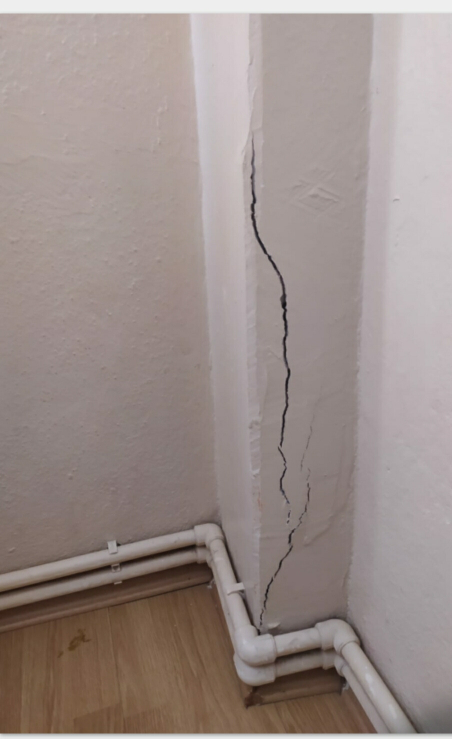
#> input picture images/image1.jpeg, 904 x 1477 px (shown at 1/2 size)
$ python Main.py images/image1.jpeg   (older library calls are emulated)
#> lines starting #> are read from the running program, lines starting #| are printed output that depends on the picture; after the words box and inside, x2 and y2 are one past the last pixel; in counts of white or black regions, pixels touching at a corner belong together
### Opencv/preprocessing.py
"""
Görüntü Ön İşleme Modülü
Bina duvarları ve kolonlar üzerindeki çatlak ve nem tespiti için görüntü hazırlama
"""

import cv2
import numpy as np


def load_image(image_path, resize_width=None):
    """
    Görüntüyü yükle ve opsiyonel olarak yeniden boyutlandır

    Args:
        image_path (str): Görüntü dosyasının yolu
        resize_width (int): Yeniden boyutlandırma genişliği (None ise orijinal boyut)

    Returns:
        numpy.ndarray: Yüklenen görüntü
    """
#> called with image_path = 'images/image1.jpeg', resize_width = 800
    image = cv2.imread(image_path)
#> image is the input picture: shape (1477, 904, 3); mean B, G, R 138.7, 142.4, 155.3

    if image is None:
        raise FileNotFoundError(f"Görüntü bulunamadı: {image_path}")

    if resize_width is not None:
        height = int(image.shape[0] * (resize_width / image.shape[1]))
        image = cv2.resize(image, (resize_width, height))
#> image: shape (1307, 800, 3)

    return image


def to_grayscale(image):
    """
    Renkli görüntüyü gri tona dönüştür

    Args:
        image (numpy.ndarray): Giriş görüntüsü

    Returns:
        numpy.ndarray: Gri tonlu görüntü
    """
    return cv2.cvtColor(image, cv2.COLOR_BGR2GRAY)


def apply_bilateral_filter(image, d=9, sigma_color=75, sigma_space=75):
    """
    İkili filtre uygula - kenarları korurken gürültü azalt

    Args:
        image (numpy.ndarray): Giriş görüntüsü
        d (int): Çap (9 önerilir)
        sigma_color (int): Renk uzayında sigma
        sigma_space (int): Koordinat uzayında sigma

    Returns:
        numpy.ndarray: Filtrelenmiş görüntü
    """
#> called with d = 9, sigma_color = 75, sigma_space = 75
    if len(image.shape) == 3:  # Renkli görüntü ise
        return cv2.bilateralFilter(image, d, sigma_color, sigma_space)
    else:  # Gri görüntü ise
        return cv2.bilateralFilter(image, d, sigma_color, sigma_space)


# [39 lines left out: functions apply_clahe, apply_morphological_operations, not called in this run]


def normalize_image(image):
    """
    Görüntüyü normalize et (0-255 aralığına)

    Args:
        image (numpy.ndarray): Giriş görüntüsü

    Returns:
        numpy.ndarray: Normalize edilmiş görüntü
    """
    if image.dtype == np.float32 or image.dtype == np.float64:
        return cv2.normalize(image, None, 0, 255, cv2.NORM_MINMAX).astype(np.uint8)
    return image


def preprocess_image(image_path, resize_width=800, clahe_clip_limit=5.0, clahe_tile_size=(4, 4)):
    """
    Tam ön işleme pipeline'ı

    Args:
        image_path (str): Görüntü dosyası yolu
        resize_width (int): Yeniden boyutlandırma genişliği
        clahe_clip_limit (float): CLAHE clip limit
        clahe_tile_size (tuple): CLAHE tile size

    Returns:
        tuple: (orijinal görüntü, gri görüntü, ön işlenmiş görüntü)
    """
    # Görüntüyü yükle
    original = load_image(image_path, resize_width=resize_width)

    # Gri tona dönüştür
    gray = to_grayscale(original)

    # İkili filtreyi uygula
    filtered = apply_bilateral_filter(gray)

    # CLAHE uygula - parametreleri güncelle
    clahe = cv2.createCLAHE(clipLimit=clahe_clip_limit, tileGridSize=clahe_tile_size)
    enhanced = clahe.apply(filtered)
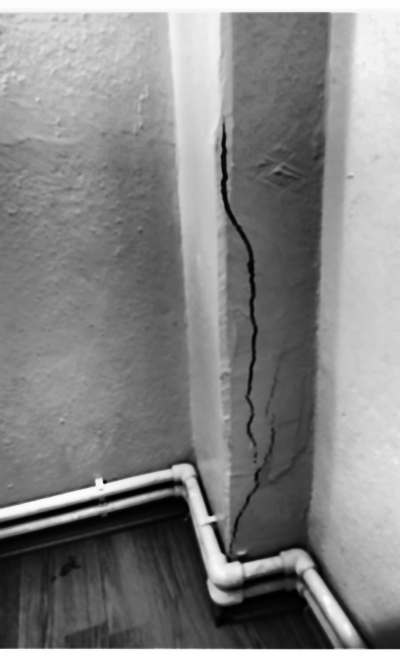
#> enhanced: shape (1307, 800) (shown at 1/2 size); min 0, max 255, mean 131.4

    # Normalize et
    processed = normalize_image(enhanced)

    return original, gray, processed

### Opencv/crack_detection.py
"""
Çatlak Tespiti Modülü
Bina duvarları ve kolonlar üzerindeki çatlakları tespit eder
"""

import cv2
import numpy as np


# [182 lines left out: functions detect_edges_canny, detect_edges_sobel, detect_edges_laplacian, remove_noise_from_edges, find_cracks, not called in this run]


def draw_cracks(image, cracks, color=(0, 255, 0), thickness=2):
    """
    Tespit edilen çatlakları görüntüye çiz

    Args:
        image (numpy.ndarray): Orijinal görüntü
        cracks (list): Çatlak konturları
        color (tuple): BGR renk kodu
        thickness (int): Çizgi kalınlığı

    Returns:
        numpy.ndarray: Çatlakları işaretlenmiş görüntü
    """
    result = image.copy()
    cv2.drawContours(result, cracks, -1, color, thickness)
    return result


def analyze_crack_properties(cracks):
    """
    Çatlakların özelliklerini analiz et

    Args:
        cracks (list): Çatlak konturları

    Returns:
        dict: Çatlak istatistikleri
    """
    if len(cracks) == 0:
        return {
            'total_cracks': 0,
            'total_area': 0,
            'average_area': 0,
            'max_area': 0,
            'crack_lengths': []
        }

    areas = [cv2.contourArea(crack) for crack in cracks]
    lengths = [cv2.arcLength(crack, True) for crack in cracks]

    return {
        'total_cracks': len(cracks),
        'total_area': sum(areas),
        'average_area': sum(areas) / len(areas),
        'max_area': max(areas),
        'crack_lengths': lengths,
        'average_length': sum(lengths) / len(lengths) if lengths else 0
    }


# [95 lines left out: functions detect_cracks_pipeline, detect_cracks_adaptive_pipeline, not called in this run]


def detect_cracks_orb_pipeline(gray_image, blur_kernel=3, bilateral_d=5, bilateral_sigma=75,
                               canny_threshold1=100, canny_threshold2=200,
                               morph_kernel=5, orb_features=1500, min_contour_area=200,
                               max_solidity=0.5, max_aspect_ratio=8.0):
    """
    ORB Feature Detection ile gelişmiş çatlak tespiti
    Logaritmik dönüşüm + Bilateral filter + Canny + ORB

    Args:
        gray_image (numpy.ndarray): Gri görüntü
        blur_kernel (int): Blur kernel boyutu
        bilateral_d (int): Bilateral filter diameter
        bilateral_sigma (int): Bilateral filter sigma değeri
        canny_threshold1 (int): Canny alt eşik
        canny_threshold2 (int): Canny üst eşik
        morph_kernel (int): Morfoloji kernel boyutu
        orb_features (int): ORB feature sayısı
        min_contour_area (int): Minimum kontur alanı
        max_solidity (float): Maksimum solidity
        max_aspect_ratio (float): Maksimum aspect ratio

    Returns:
        dict: Sonuçlar
    """
#> called with blur_kernel = 5, bilateral_d = 5, bilateral_sigma = 50, canny_threshold1 = 30, canny_threshold2 = 100, morph_kernel = 3, orb_features = 3000, min_contour_area = 150
    # 1. Averaging blur
    blur = cv2.blur(gray_image, (blur_kernel, blur_kernel))

    # 2. Logaritmik dönüşüm (kontrast iyileştirme)
    # Koyu alanları (çatlaklar) daha belirgin yapar
    blur_float = blur.astype(np.float64)
    max_val = np.max(blur_float)
#> max_val = 255
    if max_val > 0:
        img_log = (np.log1p(blur_float) / np.log1p(max_val)) * 255
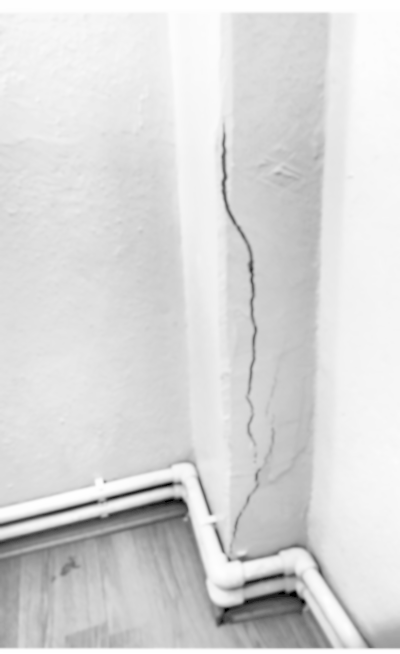
#> img_log: shape (1307, 800) float64 (shown at 1/2 size); min 0, max 255, mean 217.2
    else:
        img_log = blur_float
    img_log = np.clip(img_log, 0, 255).astype(np.uint8)

    # 3. Bilateral filter (kenarları koruyarak gürültü azaltma)
    bilateral = cv2.bilateralFilter(img_log, bilateral_d, bilateral_sigma, bilateral_sigma)

    # 4. Canny Edge Detection
    edges = cv2.Canny(bilateral, canny_threshold1, canny_threshold2)
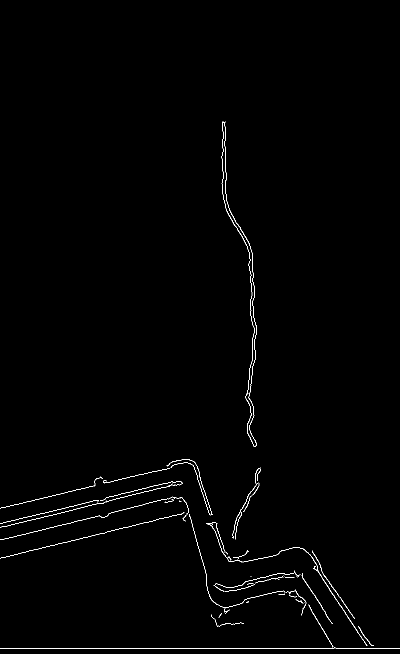
#> edges: shape (1307, 800) (shown at 1/2 size); 0.69% white in thin lines or dots, all inside (x1, y1, x2, y2) = (0, 243, 800, 1298)

    # 5. Morphological işlemler (kırık çizgileri birleştir)
    kernel = np.ones((morph_kernel, morph_kernel), np.uint8)

    # Dilation - çatlak çizgilerini kalınlaştır
    dilated = cv2.dilate(edges, kernel, iterations=1)
#> dilated: shape (1307, 800); 2.3% white; 17 white regions (1 under 20 px), largest, box (x1, y1, x2, y2) and area: (442, 242, 515, 895) 4656, (0, 992, 614, 1232) 3442, (0, 1208, 800, 1299) 2820

    # Closing - kırık parçaları birleştir
    closing = cv2.morphologyEx(dilated, cv2.MORPH_CLOSE, kernel, iterations=2)
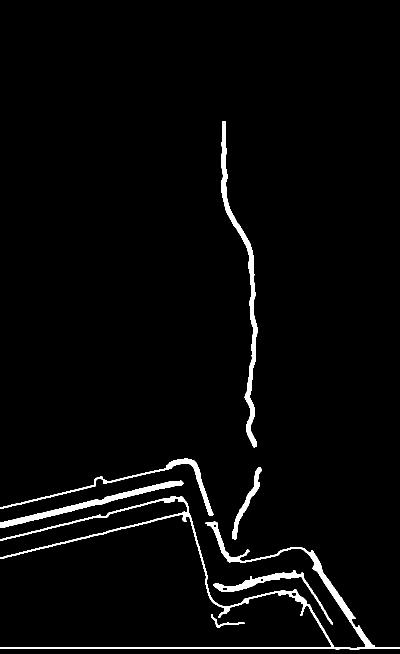
#> closing: shape (1307, 800) (shown at 1/2 size); 2.8% white; 7 white regions, largest, box (x1, y1, x2, y2) and area: (0, 992, 800, 1299) 12220, (442, 242, 515, 895) 5943, (0, 961, 367, 1056) 4017

    # 6. DÜZ KENARLARI TESPİT ET (Hough Line Transform)
    # SADECE YATAY çizgileri filtrele (borular genelde yatay)
    lines = cv2.HoughLinesP(edges, 1, np.pi/180, threshold=50,
                            minLineLength=40, maxLineGap=10)
#> lines = 34 rows, first 6: [0, 1296, 699, 1296], [75, 1098, 376, 1023], [218, 1026, 348, 994], [211, 1003, 349, 969], [210, 996, 343, 963], [630, 1133, 736, 1296]

    # Düz kenar maskesi oluştur - sadece YATAY çizgiler için
    straight_edge_mask = np.zeros_like(gray_image)
    exclusion_distance = 25  # Düz kenarlardan bu kadar piksel uzakta çatlak ara

    if lines is not None:
        for line in lines:
            x1, y1, x2, y2 = line[0]

            # Çizginin açısını hesapla
            if x2 - x1 != 0:
                angle = np.abs(np.arctan((y2 - y1) / (x2 - x1)) * 180 / np.pi)
            else:
                angle = 90  # Dikey çizgi

            # Sadece yatay çizgileri al (açı < 30 derece)
            # Dikey çizgiler (çatlaklar) korunacak
            if angle < 30:
                # Yatay çizgiyi kalın çiz (exclusion zone)
                cv2.line(straight_edge_mask, (x1, y1), (x2, y2), 255, exclusion_distance * 2)
#> this loop made 34 passes
#> (x1, y1, x2, y2, angle) on passes 1 to 8: (0, 1296, 699, 1296, 0), (75, 1098, 376, 1023, 13.99), (218, 1026, 348, 994, 13.83), (211, 1003, 349, 969, 13.84), (210, 996, 343, 963, 13.93), (630, 1133, 736, 1296, 56.96), (400, 958, 424, 1029, 71.32), (1, 1016, 153, 979, 13.68)
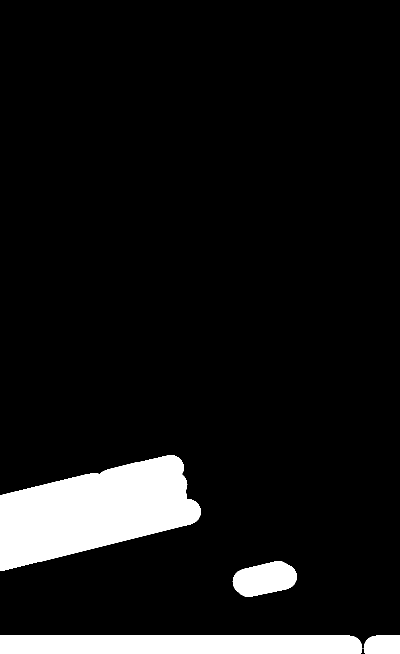
#> straight_edge_mask: shape (1307, 800) (shown at 1/2 size); 8.8% white; 4 white regions, box (x1, y1, x2, y2) and area: (0, 910, 402, 1142) 56898, (0, 1271, 725, 1307) 25926, (465, 1122, 594, 1194) 6613, (727, 1271, 800, 1307) 2454

    # Maskeyi genişlet
    exclude_kernel = np.ones((exclusion_distance, exclusion_distance), np.uint8)
    straight_edge_mask = cv2.dilate(straight_edge_mask, exclude_kernel, iterations=1)
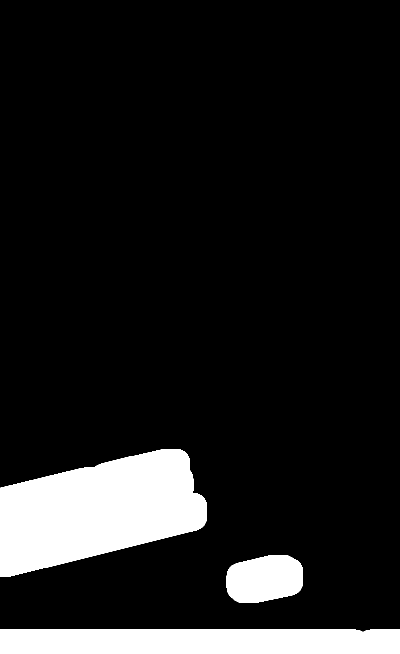
#> straight_edge_mask: shape (1307, 800) (shown at 1/2 size); 11.6% white; 3 white regions

    # 7. ORB Feature Detection
    orb = cv2.ORB_create(nfeatures=orb_features)
    keypoints, descriptors = orb.detectAndCompute(closing, None)
#> keypoints = 2491 keypoints; strongest (x, y, size): (208, 960, 31), (429, 1054, 44.6), (590, 1188, 44.6), (587, 1186, 64.3)

    # 8. Closing'den konturları bul (akıllı filtreleme ile)
    contours, _ = cv2.findContours(closing, cv2.RETR_EXTERNAL, cv2.CHAIN_APPROX_SIMPLE)
#> contours = 7 contours; box (x1, y1, x2, y2) and area: (0, 992, 800, 1299) 9730, (442, 242, 515, 895) 5284, (0, 961, 367, 1056) 3642, (0, 917, 427, 1032) 2310, (426, 1140, 666, 1249) 2237, (464, 934, 523, 1080) 1256, (422, 1228, 489, 1255) 221

    # Görüntü boyutları
    img_height, img_width = gray_image.shape[:2]

    # Akıllı filtreleme - düz kenarlardan uzak olanları çatlak olarak al
    cracks = []
    for contour in contours:
        area = cv2.contourArea(contour)
        if area < min_contour_area:
            continue

        # Bounding box
        x, y, w, h = cv2.boundingRect(contour)

        # Konturun düz kenar maskesine ne kadar yakın olduğunu kontrol et
        # Kontur merkezini al
        M = cv2.moments(contour)
        if M["m00"] > 0:
            cx = int(M["m10"] / M["m00"])
            cy = int(M["m01"] / M["m00"])
        else:
            cx, cy = x + w // 2, y + h // 2

        # Konturu kapsayan bölgedeki düz kenar yoğunluğunu hesapla
        contour_mask = np.zeros_like(gray_image)
        cv2.drawContours(contour_mask, [contour], 0, 255, -1)

        # Kontur alanının ne kadarı düz kenar bölgesinde?
        overlap = cv2.bitwise_and(contour_mask, straight_edge_mask)
        overlap_area = np.sum(overlap > 0)
        contour_pixel_count = np.sum(contour_mask > 0)

        if contour_pixel_count > 0:
            overlap_ratio = overlap_area / contour_pixel_count
        else:
            overlap_ratio = 0

        # Eğer konturun %50'den fazlası düz kenar bölgesindeyse = boru/kenar, atla
        if overlap_ratio > 0.5:
            continue

        # Perimeter
        perimeter = cv2.arcLength(contour, True)

        # Convex hull ile solidity
        hull = cv2.convexHull(contour)
        hull_area = cv2.contourArea(hull)
        solidity = float(area) / hull_area if hull_area > 0 else 0

        # Extent: kontur alanı / bbox alanı
        bbox_area = w * h
        extent = float(area) / bbox_area if bbox_area > 0 else 0

        # Rotated rectangle analizi
        rect_fill = 0
        if len(contour) >= 5:
            rect = cv2.minAreaRect(contour)
            rect_w, rect_h = rect[1]
            rect_area = rect_w * rect_h
            if rect_area > 0:
                rect_fill = float(area) / rect_area

        # Kontur düzgünlüğü
        epsilon = 0.02 * perimeter
        approx = cv2.approxPolyDP(contour, epsilon, True)
        vertex_count = len(approx)

        # Yatay mı dikey mi?
        is_horizontal = w > h * 2
        is_vertical = h > w * 1.5

        # ===== EK DÜZGÜN ŞEKİL FİLTRESİ =====
        # Düz kenar kontrolünden geçen ama hala düzgün olan şekilleri filtrele
        is_too_regular = False

        # Çok düzgün dikdörtgen + yatay
        if rect_fill > 0.6 and solidity > 0.6 and is_horizontal:
            is_too_regular = True

        # Çok yüksek extent + yatay
        if extent > 0.55 and is_horizontal:
            is_too_regular = True

        # Yatay ve düzgün
        if is_horizontal and rect_fill > 0.45 and solidity > 0.5:
            is_too_regular = True

        # ===== ÇATLAK DOĞRULAMA =====
        is_crack = False

        # Dikey şekiller çatlak olabilir
        if is_vertical:
            is_crack = True

        # Düzensiz şekiller çatlak
        if solidity < 0.5:
            is_crack = True

        # Çok fazla köşe = düzensiz kenar
        if vertex_count > 8:
            is_crack = True

        # Düşük rect_fill = düzensiz
        if rect_fill < 0.45:
            is_crack = True

        # Düşük extent
        if extent < 0.4:
            is_crack = True

        # Karar: Çatlak özellikleri var VE çok düzgün değil
        if is_crack and not is_too_regular:
            cracks.append(contour)
#> this loop made 7 passes
#> (area, x, y, w, h, cx, cy, overlap_area) on passes 2, 3, 4, 6: (2237, 426, 1140, 240, 109, 532, 1168, 1775), (9730, 0, 992, 800, 307, 462, 1161, 7146), (3642.5, 0, 961, 367, 95, 179, 1007, 4017), (2310.5, 0, 917, 427, 115, 301, 963, 1823)
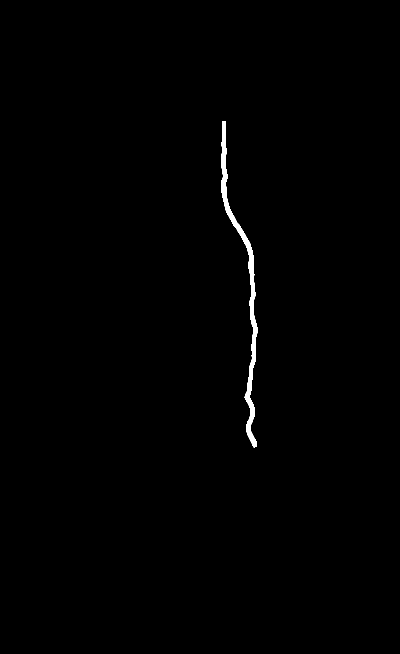
#> contour_mask: shape (1307, 800) (shown at 1/2 size); 0.57% white; 1 white region
#> after the loop, cracks = 3 contours; box (x1, y1, x2, y2) and area: (442, 242, 515, 895) 5284, (464, 934, 523, 1080) 1256, (422, 1228, 489, 1255) 221

    # 9. Featured image oluştur (görselleştirme için)
    featured_img = cv2.drawKeypoints(closing, keypoints, None, color=(0, 255, 0))
#> (the rest of the program and of its run is left out)
